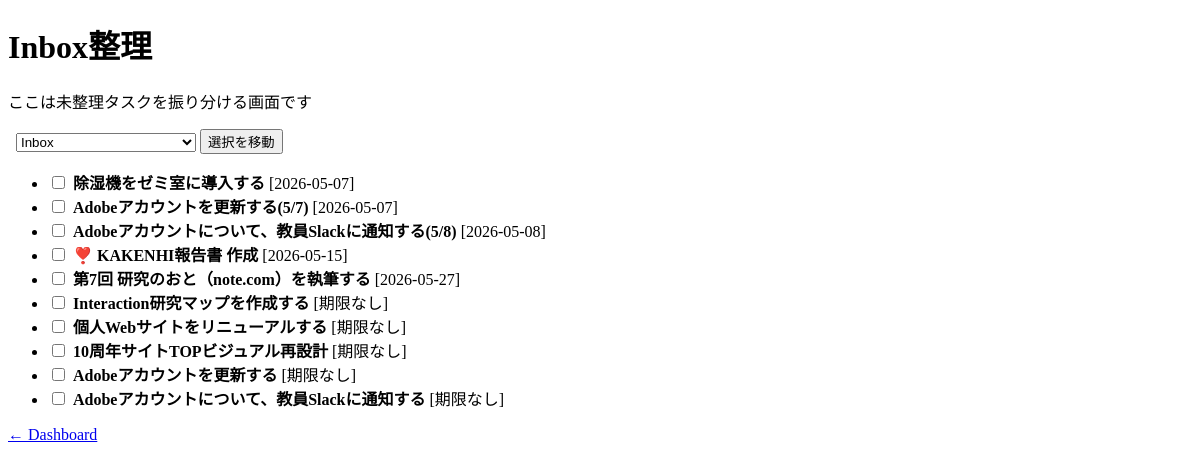
/inbox, run on an earlier commit of the app's database.
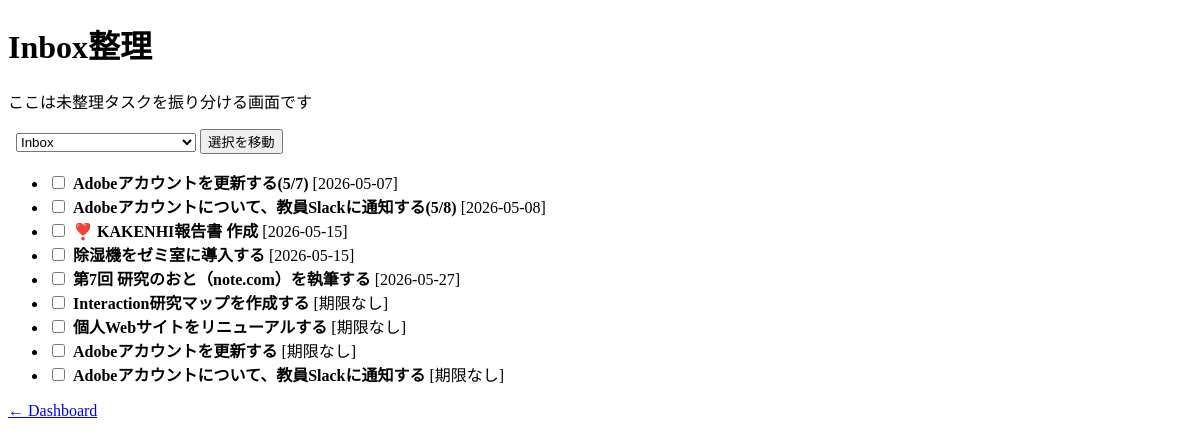
And on a later commit of the database.
### tables this page shows
CREATE TABLE tasks (
            id INTEGER PRIMARY KEY AUTOINCREMENT,
            title TEXT,
            status TEXT,
            deadline TEXT,
            original_deadline TEXT,
            project_id INTEGER,
            student_id INTEGER,
            priority TEXT DEFAULT 'medium',
            sync_key TEXT,
            source_type TEXT,
            source_updated_at TEXT,
            archived INTEGER DEFAULT 0
        , source_url TEXT, scrapbox_url TEXT);

### flask_app.py (the view)
@app.route("/inbox")
def inbox_view():
    conn = get_db()
    c = conn.cursor()
    inbox = fetch_inbox_project(c)
    if not inbox:
        conn.close()
        return "Inbox not found"
    tasks = apply_format(fetch_inbox_tasks(c, inbox["id"]))
    projects = fetch_all_projects(c)
    conn.close()
    return render_template("inbox_review.html", tasks=tasks, projects=projects)

### db.py (called while the page is built)
def get_db():
    conn = sqlite3.connect(DB_PATH, timeout=5, check_same_thread=False)
    conn.row_factory = sqlite3.Row
    conn.execute("PRAGMA journal_mode=WAL;")
    conn.execute("PRAGMA busy_timeout=5000;")
    return conn

def fetch_all_projects(cursor):
    return cursor.execute("SELECT * FROM projects").fetchall()

def fetch_inbox_project(cursor):
    return cursor.execute("SELECT id FROM projects WHERE name='Inbox' LIMIT 1").fetchone()

def fetch_inbox_tasks(cursor, inbox_id):
    return cursor.execute(
        """
        SELECT tasks.id, tasks.title, tasks.deadline, tasks.priority
        FROM tasks
        WHERE project_id=? AND tasks.status != 'done'
        ORDER BY tasks.deadline IS NULL, tasks.deadline
    """,
        (inbox_id,),
    ).fetchall()

### flask_app.py (called while the page is built)
@app.context_processor
def inject_scrapbox_helpers():
    return {
        "scrapbox_page_url": scrapbox_page_url,
        "scrapbox_project_page_url": scrapbox_project_page_url,
        "scrapbox_base_url": f"https://scrapbox.io/{SCRAPBOX_PROJECT}/",
    }

### templates/inbox_review.html (shortened to what this page needs)
<!doctype html>
<html>
  <head>
  </head>
  <body>
    {% from "components/task_item.html" import bulk_project_move_form, task_bulk_move_checkbox with context %}
    <h1>Inbox整理</h1>
    <p>ここは未整理タスクを振り分ける画面です</p>
    {{ bulk_project_move_form("inboxBulkMove", projects) }}
    <ul>
      {% for t in tasks %}
        <li>
          {{ task_bulk_move_checkbox(t, "inboxBulkMove") }}
          {% if t["priority"] == "high" %}❣️{% endif %}
          <b>{{ t["title"] }}</b>
          {% if t["deadline"] %}
            [{{ t["deadline"] }}]
          {% else %}
            [期限なし]
          {% endif %}
        </li>
      {% endfor %}
    </ul>
    <a href="/">← Dashboard</a>
  </body>
</html>

### templates/components/task_item.html (shortened to what this page needs)
{% macro bulk_project_move_form(form_id, projects=none, current_project_id=none) %}
{% if projects %}
<form id="{{ form_id }}" action="/move_tasks" method="post" style="display:inline; margin-left:8px;">
  <select name="project_id" style="max-width:180px;">
    {% for p in projects %}
    <option value="{{ p['id'] }}" {% if current_project_id and p["id"]==current_project_id %}selected{% endif %}>
      {{ p["name"] }}
    </option>
    {% endfor %}
  </select>
  <button type="submit">選択を移動</button>
</form>
{% endif %}
{% endmacro %}
{% macro task_bulk_move_checkbox(t, form_id=none) %}
{% if form_id %}
<input type="checkbox" name="task_ids" value="{{ task_id_value(t)|trim }}" form="{{ form_id }}" title="一括移動で選択"
  style="margin-right:4px;" />
{% endif %}
{% endmacro %}

What changed in the data, as far as the page shows it:
no longer on this page (row edited): tasks: title "10周年サイトTOPビジュアル再設計", shows "[期限なし]"
changed tasks "除湿機をゼミ室に導入する": deadline "2026-05-07" → "2026-05-15"; moves down the list
